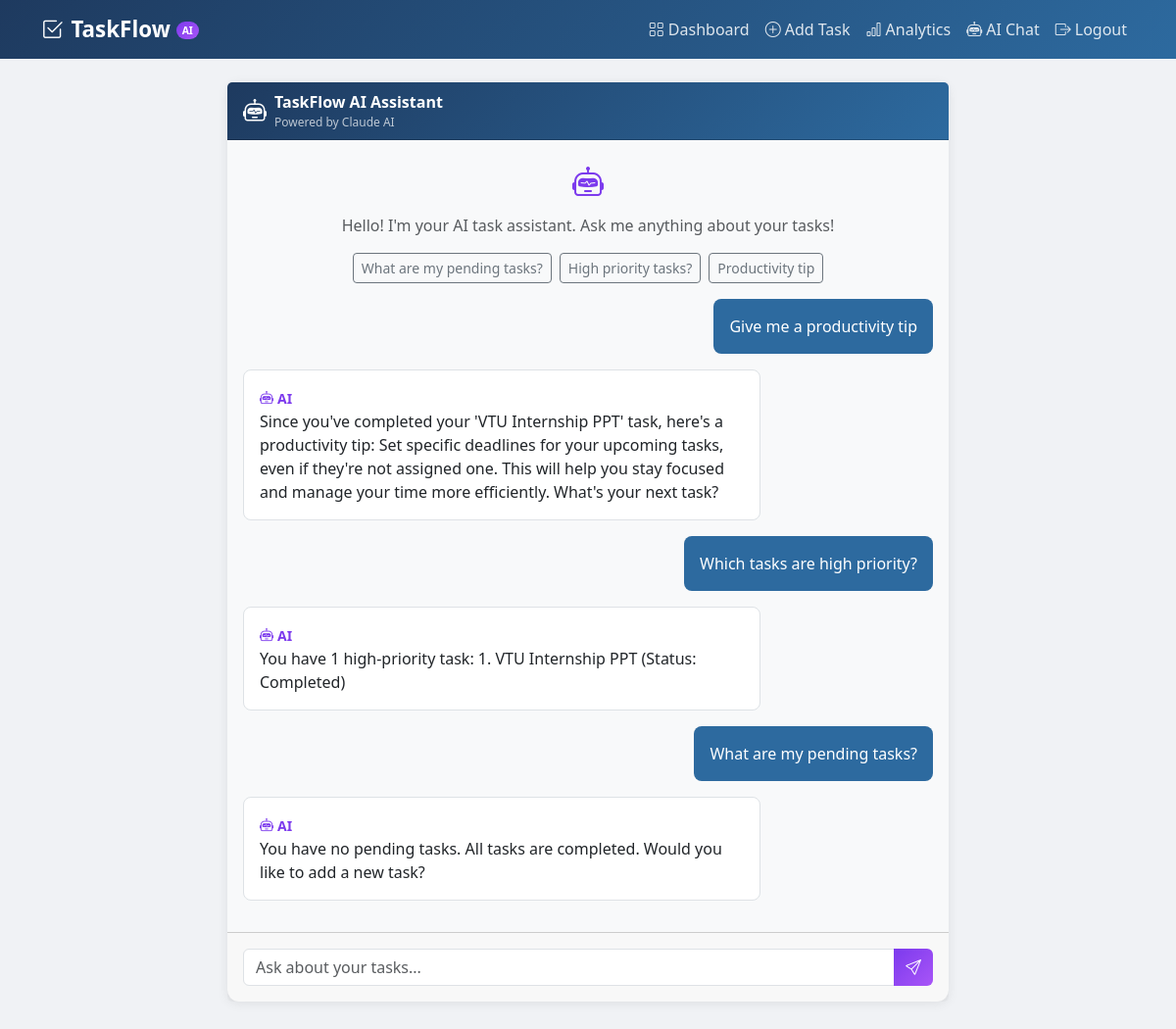
The page /chatbot/ (signed in) on the database its author committed.
### tasks/models.py (models this page shows)
class ChatMessage(models.Model):
    user = models.ForeignKey(User, on_delete=models.CASCADE)
    message = models.TextField()
    response = models.TextField()
    created_at = models.DateTimeField(auto_now_add=True)
    class Meta:
        ordering = ['created_at']

### tasks/views.py (the view)
# urls.py: path('chatbot/', views.chatbot_view, name='chatbot'),
@login_required
def chatbot_view(request):
    history = list(ChatMessage.objects.filter(user=request.user).order_by('created_at')[:20])
    return render(request, 'chatbot.html', {'history': history})

### templates/chatbot.html (shortened to what this page needs)
{% extends 'base.html' %}
{% block content %}
<div class="row justify-content-center">
    <div class="col-lg-8">
        <div class="card" style="height:80vh; display:flex; flex-direction:column;">
            <div class="card-header d-flex align-items-center" style="background:linear-gradient(135deg,#1e3a5f,#2d6a9f);">
                <i class="bi bi-robot text-white fs-4 me-2"></i>
                <div>
                    <div class="text-white fw-bold">TaskFlow AI Assistant</div>
                    <div style="color:rgba(255,255,255,0.7); font-size:0.75rem;">Powered by Claude AI</div>
                </div>
            </div>
            <div class="flex-grow-1 overflow-auto p-3" id="chatBox" style="background:#f8f9fa;">
                <div class="text-center text-muted py-3">
                    <i class="bi bi-robot fs-2" style="color:#7c3aed"></i>
                    <p class="mt-2">Hello! I'm your AI task assistant. Ask me anything about your tasks!</p>
                    <div class="d-flex flex-wrap gap-2 justify-content-center mt-3">
                        <button class="btn btn-sm btn-outline-secondary quick-msg" data-msg="What are my pending tasks?">What are my pending tasks?</button>
                        <button class="btn btn-sm btn-outline-secondary quick-msg" data-msg="Which tasks are high priority?">High priority tasks?</button>
                        <button class="btn btn-sm btn-outline-secondary quick-msg" data-msg="Give me a productivity tip">Productivity tip</button>
                    </div>
                </div>
                {% for msg in history %}
                <div class="d-flex justify-content-end mb-3">
                    <div class="p-3 rounded-3 text-white" style="background:#2d6a9f; max-width:75%;">{{ msg.message }}</div>
                </div>
                <div class="d-flex mb-3">
                    <div class="p-3 rounded-3 bg-white border" style="max-width:75%;">
                        <small class="text-purple fw-semibold" style="color:#7c3aed"><i class="bi bi-robot me-1"></i>AI</small>
                        <div>{{ msg.response }}</div>
                    </div>
                </div>
                {% endfor %}
            </div>
            <div class="card-footer p-3">
                <div class="input-group">
                    <input type="text" id="msgInput" class="form-control"
                           placeholder="Ask about your tasks..." autocomplete="off">
                    <button class="btn btn-ai" id="sendBtn">
                        <i class="bi bi-send" id="sendIcon"></i>
                    </button>
                </div>
            </div>
        </div>
    </div>
</div>
{% endblock %}

### templates/base.html (style rules this page uses)
body { background: #f0f2f5; font-family: 'Segoe UI', sans-serif; }
.card { border: none; border-radius: 12px; box-shadow: 0 2px 12px rgba(0,0,0,0.08); }
.btn-ai { background: linear-gradient(135deg, #7c3aed, #a855f7); color: white; border: none; }

### rows shown on the page
ChatMessage: message "Give me a productivity tip", response "Since you've completed your 'VTU Internship PPT' task, here's a productivity tip: Set specific deadlines for your upcoming tasks, even if they're not assigned one. This will help you stay focused and manage your time more efficiently. What's your next task?"
ChatMessage: message "Which tasks are high priority?", response "You have 1 high-priority task: 1. VTU Internship PPT (Status: Completed)"
ChatMessage: message "What are my pending tasks?", response "You have no pending tasks. All tasks are completed. Would you like to add a new task?"
